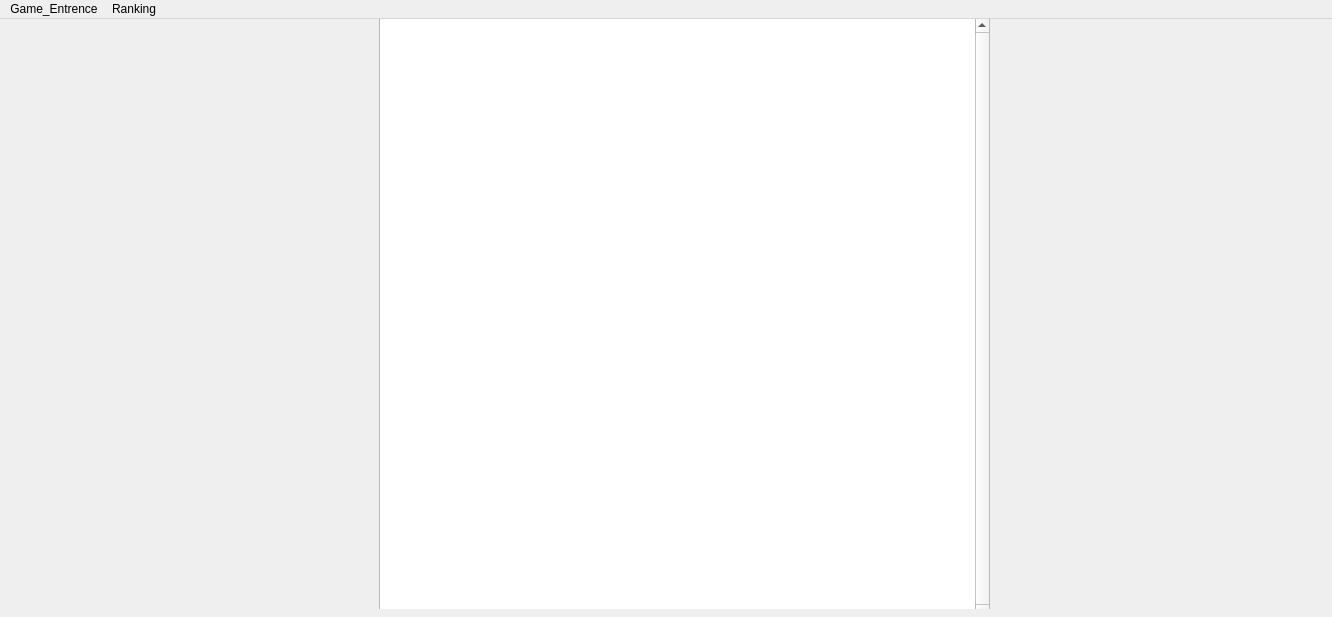
<?xml version="1.0" encoding="UTF-8"?>
<ui version="4.0">
 <class>MainWindow</class>
 <widget class="QMainWindow" name="MainWindow">
  <property name="geometry">
   <rect>
    <x>0</x>
    <y>0</y>
    <width>1332</width>
    <height>617</height>
   </rect>
  </property>
  <property name="windowTitle">
   <string>MainWindow</string>
  </property>
  <widget class="QWidget" name="centralwidget">
   <widget class="QStackedWidget" name="stackedWidget">
    <property name="geometry">
     <rect>
      <x>-1</x>
      <y>-1</y>
      <width>1331</width>
      <height>591</height>
     </rect>
    </property>
    <property name="currentIndex">
     <number>1</number>
    </property>
    <widget class="QWidget" name="page">
     <widget class="QLabel" name="label_VS">
      <property name="geometry">
       <rect>
        <x>591</x>
        <y>0</y>
        <width>150</width>
        <height>591</height>
       </rect>
      </property>
      <property name="text">
       <string/>
      </property>
      <property name="pixmap">
       <pixmap>img/VS(NEW).jpg</pixmap>
      </property>
      <property name="scaledContents">
       <bool>true</bool>
      </property>
     </widget>
     <widget class="QLabel" name="label_Video">
      <property name="geometry">
       <rect>
        <x>0</x>
        <y>0</y>
        <width>591</width>
        <height>591</height>
       </rect>
      </property>
      <property name="text">
       <string>TextLabel</string>
      </property>
      <property name="scaledContents">
       <bool>true</bool>
      </property>
     </widget>
     <widget class="QStackedWidget" name="JSBwindows">
      <property name="geometry">
       <rect>
        <x>741</x>
        <y>0</y>
        <width>591</width>
        <height>591</height>
       </rect>
      </property>
      <widget class="QWidget" name="page_Loading">
       <widget class="QLabel" name="label_2">
        <property name="geometry">
         <rect>
          <x>0</x>
          <y>0</y>
          <width>591</width>
          <height>591</height>
         </rect>
        </property>
        <property name="text">
         <string/>
        </property>
        <property name="pixmap">
         <pixmap>img/jbsjsb.jpg</pixmap>
        </property>
        <property name="scaledContents">
         <bool>true</bool>
        </property>
        <property name="wordWrap">
         <bool>false</bool>
        </property>
       </widget>
      </widget>
      <widget class="QWidget" name="page_J">
       <widget class="QLabel" name="label_J">
        <property name="geometry">
         <rect>
          <x>0</x>
          <y>0</y>
          <width>591</width>
          <height>591</height>
         </rect>
        </property>
        <property name="text">
         <string/>
        </property>
        <property name="pixmap">
         <pixmap>img/jiandao .jpg</pixmap>
        </property>
        <property name="scaledContents">
         <bool>true</bool>
        </property>
       </widget>
      </widget>
      <widget class="QWidget" name="page_S">
       <widget class="QLabel" name="label_S">
        <property name="geometry">
         <rect>
          <x>0</x>
          <y>0</y>
          <width>591</width>
          <height>591</height>
         </rect>
        </property>
        <property name="text">
         <string/>
        </property>
        <property name="pixmap">
         <pixmap>img/shitou.jpg</pixmap>
        </property>
        <property name="scaledContents">
         <bool>true</bool>
        </property>
       </widget>
      </widget>
      <widget class="QWidget" name="page_B">
       <widget class="QLabel" name="label_B">
        <property name="geometry">
         <rect>
          <x>0</x>
          <y>0</y>
          <width>591</width>
          <height>591</height>
         </rect>
        </property>
        <property name="text">
         <string/>
        </property>
        <property name="pixmap">
         <pixmap>img/bu .jpg</pixmap>
        </property>
        <property name="scaledContents">
         <bool>true</bool>
        </property>
       </widget>
      </widget>
     </widget>
     <widget class="QStackedWidget" name="stackedWidget_2">
      <property name="geometry">
       <rect>
        <x>499</x>
        <y>0</y>
        <width>91</width>
        <height>91</height>
       </rect>
      </property>
      <widget class="QWidget" name="p111">
       <widget class="QLabel" name="label_11">
        <property name="geometry">
         <rect>
          <x>0</x>
          <y>0</y>
          <width>91</width>
          <height>91</height>
         </rect>
        </property>
        <property name="sizePolicy">
         <sizepolicy hsizetype="Expanding" vsizetype="Expanding">
          <horstretch>0</horstretch>
          <verstretch>0</verstretch>
         </sizepolicy>
        </property>
        <property name="text">
         <string/>
        </property>
        <property name="pixmap">
         <pixmap>img/111.jpg</pixmap>
        </property>
        <property name="scaledContents">
         <bool>true</bool>
        </property>
       </widget>
      </widget>
      <widget class="QWidget" name="p222">
       <widget class="QLabel" name="label_22">
        <property name="geometry">
         <rect>
          <x>0</x>
          <y>0</y>
          <width>91</width>
          <height>91</height>
         </rect>
        </property>
        <property name="sizePolicy">
         <sizepolicy hsizetype="Expanding" vsizetype="Expanding">
          <horstretch>0</horstretch>
          <verstretch>0</verstretch>
         </sizepolicy>
        </property>
        <property name="text">
         <string/>
        </property>
        <property name="pixmap">
         <pixmap>img/222.jpg</pixmap>
        </property>
        <property name="scaledContents">
         <bool>true</bool>
        </property>
       </widget>
      </widget>
      <widget class="QWidget" name="p333">
       <widget class="QLabel" name="label_33">
        <property name="geometry">
         <rect>
          <x>0</x>
          <y>0</y>
          <width>91</width>
          <height>91</height>
         </rect>
        </property>
        <property name="sizePolicy">
         <sizepolicy hsizetype="Expanding" vsizetype="Expanding">
          <horstretch>0</horstretch>
          <verstretch>0</verstretch>
         </sizepolicy>
        </property>
        <property name="text">
         <string/>
        </property>
        <property name="pixmap">
         <pixmap>img/333.jpg</pixmap>
        </property>
        <property name="scaledContents">
         <bool>true</bool>
        </property>
       </widget>
      </widget>
     </widget>
    </widget>
    <widget class="QWidget" name="page_2">
     <widget class="QTableWidget" name="DataWidgit">
      <property name="geometry">
       <rect>
        <x>380</x>
        <y>0</y>
        <width>611</width>
        <height>601</height>
       </rect>
      </property>
      <property name="verticalScrollBarPolicy">
       <enum>Qt::ScrollBarAlwaysOn</enum>
      </property>
     </widget>
     <widget class="QLabel" name="label">
      <property name="geometry">
       <rect>
        <x>0</x>
        <y>0</y>
        <width>1331</width>
        <height>591</height>
       </rect>
      </property>
      <property name="text">
       <string/>
      </property>
      <property name="pixmap">
       <pixmap>img/4my.jpg</pixmap>
      </property>
      <property name="scaledContents">
       <bool>true</bool>
      </property>
      <property name="indent">
       <number>0</number>
      </property>
     </widget>
     <zorder>label</zorder>
     <zorder>DataWidgit</zorder>
    </widget>
   </widget>
  </widget>
  <widget class="QMenuBar" name="menubar">
   <property name="geometry">
    <rect>
     <x>0</x>
     <y>0</y>
     <width>1332</width>
     <height>26</height>
    </rect>
   </property>
   <widget class="QMenu" name="menuFingerPos_Game">
    <property name="title">
     <string>Game_Entrence</string>
    </property>
    <addaction name="actionHidden_Markov_Models"/>
   </widget>
   <widget class="QMenu" name="menuRanking">
    <property name="title">
     <string>Ranking</string>
    </property>
    <addaction name="actionTotal"/>
    <addaction name="actionpersonal"/>
   </widget>
   <addaction name="menuFingerPos_Game"/>
   <addaction name="menuRanking"/>
  </widget>
  <action name="actionTotal">
   <property name="text">
    <string>Total</string>
   </property>
  </action>
  <action name="actionpersonal">
   <property name="text">
    <string>personal</string>
   </property>
  </action>
  <action name="actionHidden_Markov_Models">
   <property name="text">
    <string>Hidden Markov Models</string>
   </property>
  </action>
 </widget>
 <resources/>
 <connections/>
</ui>
